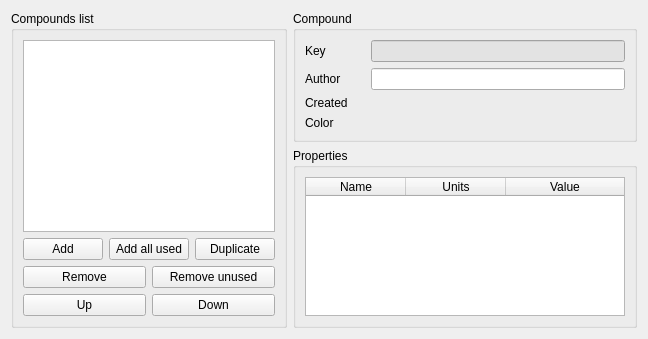
     <widget class="QWidget" name="tabGeneral">
      <property name="toolTip">
       <string/>
      </property>
      <attribute name="title">
       <string>Compounds</string>
      </attribute>
      <layout class="QHBoxLayout" name="horizontalLayout_3">
       <item>
        <layout class="QHBoxLayout" name="horizontalLayoutMain" stretch="1,2">
         <item>
          <widget class="QGroupBox" name="groupBox">
           <property name="sizePolicy">
            <sizepolicy hsizetype="Preferred" vsizetype="Preferred">
             <horstretch>0</horstretch>
             <verstretch>0</verstretch>
            </sizepolicy>
           </property>
           <property name="title">
            <string>Compounds list</string>
           </property>
           <layout class="QVBoxLayout" name="verticalLayout_3">
            <item>
             <widget class="QListWidget" name="listCompounds">
              <property name="sizePolicy">
               <sizepolicy hsizetype="Expanding" vsizetype="Expanding">
                <horstretch>0</horstretch>
                <verstretch>0</verstretch>
               </sizepolicy>
              </property>
              <property name="minimumSize">
               <size>
                <width>0</width>
                <height>0</height>
               </size>
              </property>
              <property name="maximumSize">
               <size>
                <width>16777215</width>
                <height>16777215</height>
               </size>
              </property>
              <property name="toolTip">
               <string/>
              </property>
             </widget>
            </item>
            <item>
             <layout class="QVBoxLayout" name="verticalLayout_10">
              <item>
               <layout class="QHBoxLayout" name="horizontalLayout_6" stretch="1,1,1">
                <item>
                 <widget class="QPushButton" name="buttonAddCompound">
                  <property name="sizePolicy">
                   <sizepolicy hsizetype="Minimum" vsizetype="Fixed">
                    <horstretch>0</horstretch>
                    <verstretch>0</verstretch>
                   </sizepolicy>
                  </property>
                  <property name="toolTip">
                   <string>Add new compound</string>
                  </property>
                  <property name="text">
                   <string>Add</string>
                  </property>
                  <property name="icon">
                   <iconset resource="../../MusenGUI/MusenGUI/musengui.qrc">
                    <normaloff>:/MusenGUI/Pictures/add.png</normaloff>:/MusenGUI/Pictures/add.png</iconset>
                  </property>
                  <property name="autoDefault">
                   <bool>false</bool>
                  </property>
                 </widget>
                </item>
                <item>
                 <widget class="QPushButton" name="buttonAddAllCompounds">
                  <property name="sizePolicy">
                   <sizepolicy hsizetype="Minimum" vsizetype="Fixed">
                    <horstretch>0</horstretch>
                    <verstretch>0</verstretch>
                   </sizepolicy>
                  </property>
                  <property name="toolTip">
                   <string>Add all compounds used in the scene, if they are available in the database</string>
                  </property>
                  <property name="statusTip">
                   <string>Add all compounds used in the scene, if they are available in the database</string>
                  </property>
                  <property name="whatsThis">
                   <string>Add all compounds used in the scene, if they are available in the database</string>
                  </property>
                  <property name="text">
                   <string>Add all used</string>
                  </property>
                  <property name="icon">
                   <iconset resource="../../MusenGUI/MusenGUI/musengui.qrc">
                    <normaloff>:/MusenGUI/Pictures/addAll.png</normaloff>:/MusenGUI/Pictures/addAll.png</iconset>
                  </property>
                  <property name="autoDefault">
                   <bool>false</bool>
                  </property>
                 </widget>
                </item>
                <item>
                 <widget class="QPushButton" name="buttonDuplicateCompound">
                  <property name="toolTip">
                   <string>Duplicate selected compound</string>
                  </property>
                  <property name="statusTip">
                   <string>Duplicate selected compound</string>
                  </property>
                  <property name="whatsThis">
                   <string>Duplicate selected compound</string>
                  </property>
                  <property name="text">
                   <string>Duplicate</string>
                  </property>
                  <property name="icon">
                   <iconset resource="../../MusenGUI/MusenGUI/musengui.qrc">
                    <normaloff>:/MusenGUI/Pictures/duplicate.png</normaloff>:/MusenGUI/Pictures/duplicate.png</iconset>
                  </property>
                  <property name="autoDefault">
                   <bool>false</bool>
                  </property>
                 </widget>
                </item>
               </layout>
              </item>
              <item>
               <layout class="QHBoxLayout" name="horizontalLayout_10" stretch="1,1">
                <item>
                 <widget class="QPushButton" name="buttonRemoveCompound">
                  <property name="minimumSize">
                   <size>
                    <width>121</width>
                    <height>0</height>
                   </size>
                  </property>
                  <property name="toolTip">
                   <string>Remove selected compound</string>
                  </property>
                  <property name="statusTip">
                   <string>Remove selected compound</string>
                  </property>
                  <property name="whatsThis">
                   <string>Remove selected compound</string>
                  </property>
                  <property name="text">
                   <string>Remove</string>
                  </property>
                  <property name="icon">
                   <iconset resource="../../MusenGUI/MusenGUI/musengui.qrc">
                    <normaloff>:/MusenGUI/Pictures/minus.png</normaloff>:/MusenGUI/Pictures/minus.png</iconset>
                  </property>
                  <property name="autoDefault">
                   <bool>false</bool>
                  </property>
                  <property name="default">
                   <bool>false</bool>
                  </property>
                  <property name="flat">
                   <bool>false</bool>
                  </property>
                 </widget>
                </item>
                <item>
                 <widget class="QPushButton" name="buttonRemoveUnusedCompounds">
                  <property name="sizePolicy">
                   <sizepolicy hsizetype="Ignored" vsizetype="Fixed">
                    <horstretch>0</horstretch>
                    <verstretch>0</verstretch>
                   </sizepolicy>
                  </property>
                  <property name="minimumSize">
                   <size>
                    <width>121</width>
                    <height>0</height>
                   </size>
                  </property>
                  <property name="toolTip">
                   <string>Remove selected compound</string>
                  </property>
                  <property name="statusTip">
                   <string>Remove selected compound</string>
                  </property>
                  <property name="whatsThis">
                   <string>Remove selected compound</string>
                  </property>
                  <property name="text">
                   <string>Remove unused</string>
                  </property>
                  <property name="icon">
                   <iconset resource="../../MusenGUI/MusenGUI/musengui.qrc">
                    <normaloff>:/MusenGUI/Pictures/removeAll.png</normaloff>:/MusenGUI/Pictures/removeAll.png</iconset>
                  </property>
                  <property name="autoDefault">
                   <bool>false</bool>
                  </property>
                 </widget>
                </item>
               </layout>
              </item>
              <item>
               <layout class="QHBoxLayout" name="horizontalLayout_11" stretch="1,1">
                <item>
                 <widget class="QPushButton" name="upCompound">
                  <property name="toolTip">
                   <string>Move selected compound upwards</string>
                  </property>
                  <property name="statusTip">
                   <string>Move selected compound upwards</string>
                  </property>
                  <property name="whatsThis">
                   <string>Move selected compound upwards</string>
                  </property>
                  <property name="text">
                   <string>Up</string>
                  </property>
                  <property name="icon">
                   <iconset resource="../../MusenGUI/MusenGUI/musengui.qrc">
                    <normaloff>:/MusenGUI/Pictures/up.png</normaloff>:/MusenGUI/Pictures/up.png</iconset>
                  </property>
                  <property name="autoDefault">
                   <bool>false</bool>
                  </property>
                 </widget>
                </item>
                <item>
                 <widget class="QPushButton" name="downCompound">
                  <property name="toolTip">
                   <string>Move selected compound downwards</string>
                  </property>
                  <property name="statusTip">
                   <string>Move selected compound downwards</string>
                  </property>
                  <property name="whatsThis">
                   <string>Move selected compound downwards</string>
                  </property>
                  <property name="text">
                   <string>Down</string>
                  </property>
                  <property name="icon">
                   <iconset resource="../../MusenGUI/MusenGUI/musengui.qrc">
                    <normaloff>:/MusenGUI/Pictures/down.png</normaloff>:/MusenGUI/Pictures/down.png</iconset>
                  </property>
                  <property name="autoDefault">
                   <bool>false</bool>
                  </property>
                 </widget>
                </item>
               </layout>
              </item>
             </layout>
            </item>
           </layout>
          </widget>
         </item>
         <item>
          <layout class="QVBoxLayout" name="verticalLayout_4">
           <item>
            <widget class="QGroupBox" name="groupBoxInfo">
             <property name="enabled">
              <bool>true</bool>
             </property>
             <property name="maximumSize">
              <size>
               <width>16777215</width>
               <height>16777215</height>
              </size>
             </property>
             <property name="title">
              <string>Compound</string>
             </property>
             <layout class="QVBoxLayout" name="verticalLayout_7">
              <item>
               <layout class="QHBoxLayout" name="horizontalLayout_7">
                <item>
                 <widget class="QLabel" name="label_2">
                  <property name="minimumSize">
                   <size>
                    <width>60</width>
                    <height>0</height>
                   </size>
                  </property>
                  <property name="maximumSize">
                   <size>
                    <width>60</width>
                    <height>16777215</height>
                   </size>
                  </property>
                  <property name="text">
                   <string>Key</string>
                  </property>
                 </widget>
                </item>
                <item>
                 <widget class="QLineEdit" name="lineCompoundKey">
                  <property name="enabled">
                   <bool>true</bool>
                  </property>
                  <property name="styleSheet">
                   <string notr="true">background-color: rgb(227, 227, 227);</string>
                  </property>
                  <property name="frame">
                   <bool>true</bool>
                  </property>
                  <property name="readOnly">
                   <bool>true</bool>
                  </property>
                 </widget>
                </item>
               </layout>
              </item>
              <item>
               <layout class="QHBoxLayout" name="horizontalLayout_8">
                <item>
                 <widget class="QLabel" name="label_4">
                  <property name="minimumSize">
                   <size>
                    <width>60</width>
                    <height>0</height>
                   </size>
                  </property>
                  <property name="maximumSize">
                   <size>
                    <width>60</width>
                    <height>16777215</height>
                   </size>
                  </property>
                  <property name="text">
                   <string>Author</string>
                  </property>
                 </widget>
                </item>
                <item>
                 <widget class="QLineEdit" name="lineCompoundAuthor">
                  <property name="enabled">
                   <bool>true</bool>
                  </property>
                  <property name="toolTip">
                   <string>Person who have defined properties of this material</string>
                  </property>
                  <property name="clearButtonEnabled">
                   <bool>false</bool>
                  </property>
                 </widget>
                </item>
               </layout>
              </item>
              <item>
               <layout class="QHBoxLayout" name="horizontalLayout_9">
                <item>
                 <widget class="QLabel" name="label_5">
                  <property name="minimumSize">
                   <size>
                    <width>60</width>
                    <height>0</height>
                   </size>
                  </property>
                  <property name="maximumSize">
                   <size>
                    <width>60</width>
                    <height>16777215</height>
                   </size>
                  </property>
                  <property name="sizeIncrement">
                   <size>
                    <width>60</width>
                    <height>0</height>
                   </size>
                  </property>
                  <property name="text">
                   <string>Created</string>
                  </property>
                 </widget>
                </item>
                <item>
                 <widget class="QLabel" name="labelCompoundCreationDate">
                  <property name="text">
                   <string/>
                  </property>
                 </widget>
                </item>
               </layout>
              </item>
              <item>
               <layout class="QHBoxLayout" name="colorLayout">
                <item>
                 <widget class="QLabel" name="label_12">
                  <property name="minimumSize">
                   <size>
                    <width>60</width>
                    <height>0</height>
                   </size>
                  </property>
                  <property name="maximumSize">
                   <size>
                    <width>60</width>
                    <height>16777215</height>
                   </size>
                  </property>
                  <property name="sizeIncrement">
                   <size>
                    <width>60</width>
                    <height>0</height>
                   </size>
                  </property>
                  <property name="text">
                   <string>Color</string>
                  </property>
                 </widget>
                </item>
                <item>
                 <widget class="CColorView" name="widgetColorView" native="true"/>
                </item>
               </layout>
              </item>
             </layout>
            </widget>
           </item>
           <item>
            <widget class="QGroupBox" name="groupBoxProperties">
             <property name="minimumSize">
              <size>
               <width>0</width>
               <height>0</height>
              </size>
             </property>
             <property name="maximumSize">
              <size>
               <width>16777215</width>
               <height>16777215</height>
              </size>
             </property>
             <property name="title">
              <string>Properties</string>
             </property>
             <layout class="QVBoxLayout" name="verticalLayout_2">
              <item>
               <widget class="CQtTable" name="tableProperties">
                <property name="sizeAdjustPolicy">
                 <enum>QAbstractScrollArea::AdjustToContents</enum>
                </property>
                <property name="alternatingRowColors">
                 <bool>false</bool>
                </property>
                <property name="selectionMode">
                 <enum>QAbstractItemView::SingleSelection</enum>
                </property>
                <property name="selectionBehavior">
                 <enum>QAbstractItemView::SelectRows</enum>
                </property>
                <attribute name="horizontalHeaderVisible">
                 <bool>true</bool>
                </attribute>
                <attribute name="horizontalHeaderCascadingSectionResizes">
                 <bool>false</bool>
                </attribute>
                <attribute name="horizontalHeaderStretchLastSection">
                 <bool>true</bool>
                </attribute>
                <attribute name="verticalHeaderVisible">
                 <bool>false</bool>
                </attribute>
                <column>
                 <property name="text">
                  <string>Name</string>
                 </property>
                </column>
                <column>
                 <property name="text">
                  <string>Units</string>
                 </property>
                </column>
                <column>
                 <property name="text">
                  <string>Value</string>
                 </property>
                </column>
               </widget>
              </item>
             </layout>
            </widget>
           </item>
          </layout>
         </item>
        </layout>
       </item>
      </layout>
     </widget>
